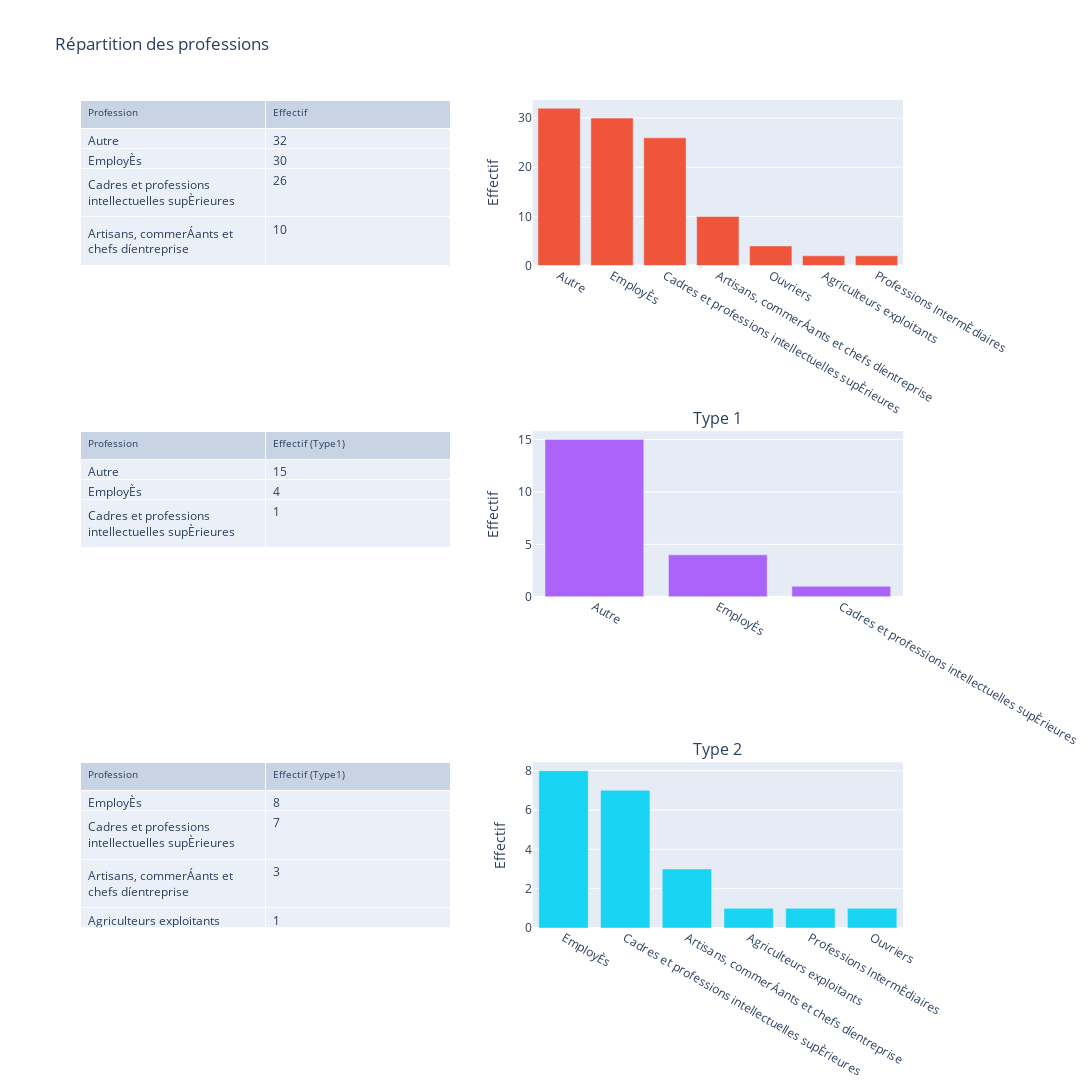

This figure's notebook cell:
### Code cell
fig_job.add_trace(
    go.Table(
    header=dict(values=["Profession", "Effectif"],
                font=dict(size=10),
                align='left'),
    cells=dict(values=[job_df[k].tolist() for k in job_df.columns[0:]], align = "left"))
, row=1, col=1)

fig_job.add_trace(
    go.Bar(x=job_df["Profession"], y=job_df["Effectif"])
, row=1, col=2)


fig_job.add_trace(
    go.Table(
    header=dict(values=["Profession", "Effectif (Type1)"],
                font=dict(size=10),
                align='left'),
    cells=dict(values=[job_df1[k].tolist() for k in job_df1.columns[0:]], align = "left"))
, row=2, col=1)

fig_job.add_trace(
    go.Bar(x=job_df1["Profession"], y=job_df1["Effectif"])
, row=2, col=2)

fig_job.add_trace(
    go.Table(
    header=dict(values=["Profession", "Effectif (Type1)"],
                font=dict(size=10),
                align='left'),
    cells=dict(values=[job_df2[k].tolist() for k in job_df2.columns[0:]], align = "left"))
, row=3, col=1)

fig_job.add_trace(
    go.Bar(x=job_df2["Profession"], y=job_df2["Effectif"])
, row=3, col=2)


fig_job.update_yaxes(title_text="Effectif", row=1, col=2)
fig_job.update_yaxes(title_text="Effectif", row=2, col=2)
fig_job.update_yaxes(title_text="Effectif", row=3, col=2)

fig_job.update_layout(
    height=1500,
    width=1500,
    showlegend=False,
    title_text="Répartition des professions"
)

### Figure 1 — Plotly figure (JSON) as saved in the notebook; plotly's stock layout.template omitted (floating-point values rounded to 4 significant figures)
{"data": [{"cells": {"align": "left", "values": [["Autre", "EmployÈs", "Cadres et professions intellectuelles supÈrieures", "Artisans, commerÁants et chefs díentreprise", "Ouvriers", "Agriculteurs exploitants", "Professions IntermÈdiaires"], [32, 30, 26, 10, 4, 2, 2]]}, "domain": {"x": [0, 0.45], "y": [0.8, 1]}, "header": {"align": "left", "font": {"size": 10}, "values": ["Profession", "Effectif"]}, "type": "table"}, {"type": "bar", "x": ["Autre", "EmployÈs", "Cadres et professions intellectuelles supÈrieures", "Artisans, commerÁants et chefs díentreprise", "Ouvriers", "Agriculteurs exploitants", "Professions IntermÈdiaires"], "xaxis": "x", "y": [32, 30, 26, 10, 4, 2, 2], "yaxis": "y"}, {"cells": {"align": "left", "values": [["Autre", "EmployÈs", "Cadres et professions intellectuelles supÈrieures"], [15, 4, 1]]}, "domain": {"x": [0, 0.45], "y": [0.4, 0.6]}, "header": {"align": "left", "font": {"size": 10}, "values": ["Profession", "Effectif (Type1)"]}, "type": "table"}, {"type": "bar", "x": ["Autre", "EmployÈs", "Cadres et professions intellectuelles supÈrieures"], "xaxis": "x2", "y": [15, 4, 1], "yaxis": "y2"}, {"cells": {"align": "left", "values": [["EmployÈs", "Cadres et professions intellectuelles supÈrieures", "Artisans, commerÁants et chefs díentreprise", "Agriculteurs exploitants", "Professions IntermÈdiaires", "Ouvriers"], [8, 7, 3, 1, 1, 1]]}, "domain": {"x": [0, 0.45], "y": [0, 0.2]}, "header": {"align": "left", "font": {"size": 10}, "values": ["Profession", "Effectif (Type1)"]}, "type": "table"}, {"type": "bar", "x": ["EmployÈs", "Cadres et professions intellectuelles supÈrieures", "Artisans, commerÁants et chefs díentreprise", "Agriculteurs exploitants", "Professions IntermÈdiaires", "Ouvriers"], "xaxis": "x3", "y": [8, 7, 3, 1, 1, 1], "yaxis": "y3"}], "layout": {"annotations": [{"font": {"size": 16}, "showarrow": false, "text": "Type 1", "x": 0.775, "xanchor": "center", "xref": "paper", "y": 0.6, "yanchor": "bottom", "yref": "paper"}, {"font": {"size": 16}, "showarrow": false, "text": "Type 2", "x": 0.775, "xanchor": "center", "xref": "paper", "y": 0.2, "yanchor": "bottom", "yref": "paper"}], "height": 1500, "showlegend": false, "title": {"text": "Répartition des professions"}, "width": 1500, "xaxis": {"anchor": "y", "domain": [0.55, 1]}, "xaxis2": {"anchor": "y2", "domain": [0.55, 1]}, "xaxis3": {"anchor": "y3", "domain": [0.55, 1]}, "yaxis": {"anchor": "x", "domain": [0.8, 1], "title": {"text": "Effectif"}}, "yaxis2": {"anchor": "x2", "domain": [0.4, 0.6], "title": {"text": "Effectif"}}, "yaxis3": {"anchor": "x3", "domain": [0, 0.2], "title": {"text": "Effectif"}}}}
